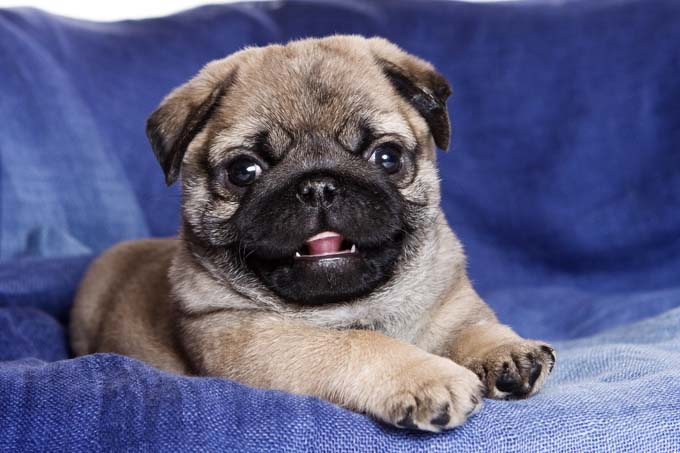
#> input picture puppy.jpg, 680 x 453 px
$ python Convulation_and_blurring.py
#> lines starting #> are read from the running program, lines starting #| are printed output that depends on the picture
import cv2
import numpy as np

img = cv2.imread("puppy.jpg")
#> img is the input picture: shape (453, 680, 3); mean B, G, R 129.1, 94.5, 93.3
cv2.imshow("puppy", img)

kernel_3X3 = np.ones((3, 3), np.float32)/9

# 3X3 Blurring

blurred = cv2.filter2D(img, -1, kernel_3X3)
# cv2.imshow("Blurred", blurred)

# 7X7 Blurring

kernel_7X7 = np.ones((7, 7), np.float32)/9

blurring = cv2.filter2D(img, -1, kernel_7X7)
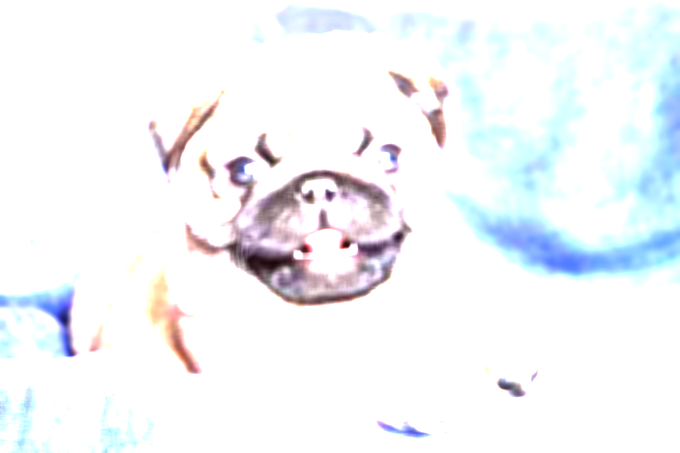
#> blurring: shape (453, 680, 3); mean B, G, R 248.5, 245.4, 242.7
# cv2.imshow("7X7 Blurring", blurring)

blur = cv2.blur(img, (3, 3))
cv2.imshow("Average Blur", blur)

gaussian = cv2.GaussianBlur(img, (3, 3), 0)
cv2.imshow("Gaussian Blur", gaussian)

median = cv2.medianBlur(img, 3)
cv2.imshow("Median Blur", median)

bilateral = cv2.bilateralFilter(img, 9, 7, 5)
cv2.imshow("Bilateral Binding", bilateral)

dst = cv2.fastNlMeansDenoisingColored(img, None, 6, 6, 7, 21)
cv2.imshow("Fast means de noising", dst)

cv2.waitKey(0)
cv2.destroyAllWindows()

$ run again, with Moon sinking, sun rising.jpg copied over puppy.jpg
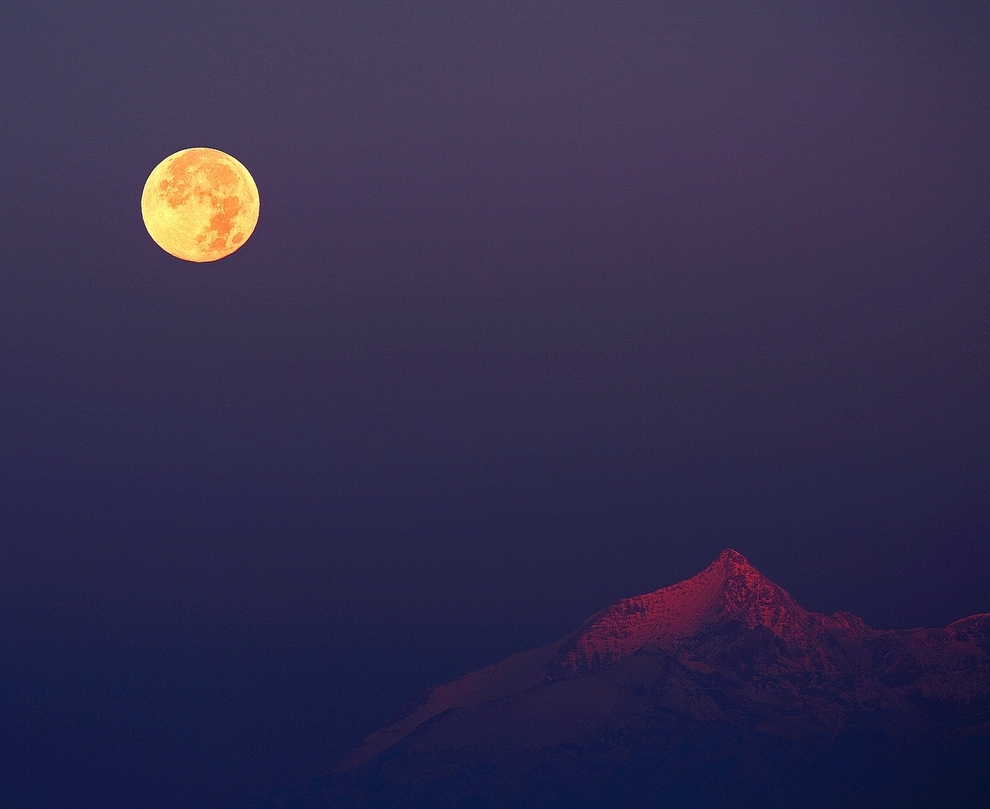
#> input picture Moon sinking, sun rising.jpg, 990 x 809 px
#> img is the input picture: shape (809, 990, 3); mean B, G, R 77.6, 45.5, 51.7
#> `blurring = cv2.filter2D(img, -1, kernel_7X7)`:
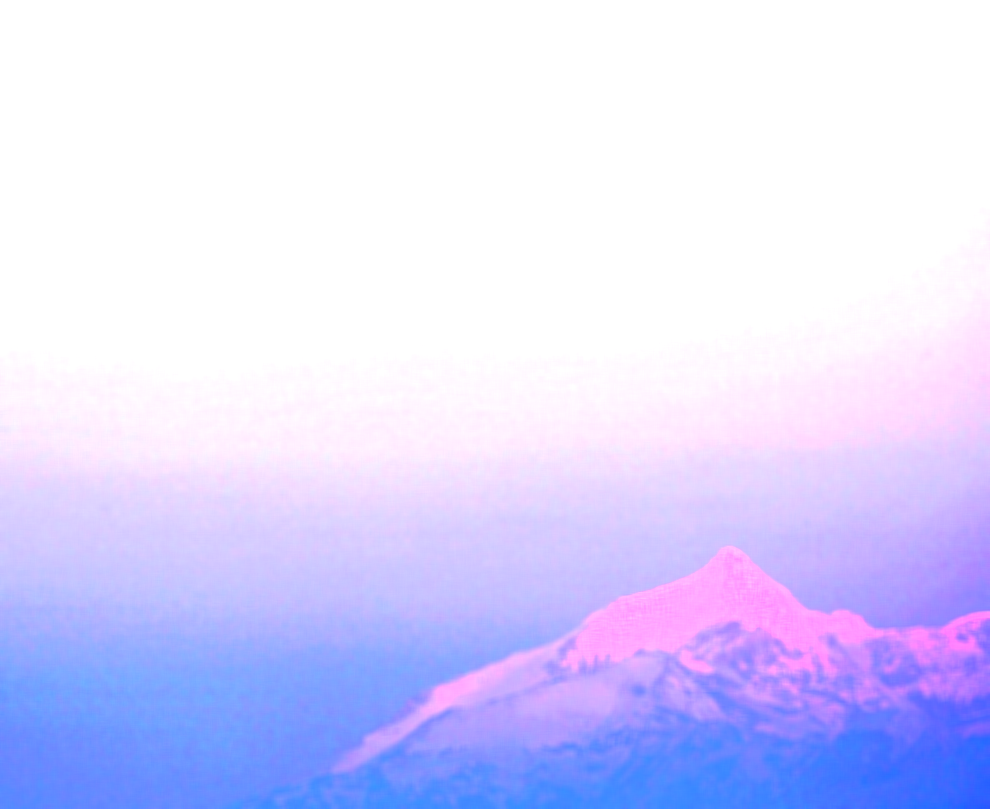
#> blurring: shape (809, 990, 3); mean B, G, R 255, 216.1, 218.9
